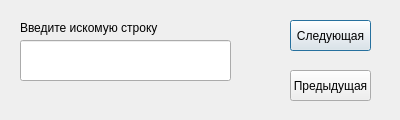
<?xml version="1.0" encoding="UTF-8"?>
<ui version="4.0">
 <class>SearchWidget</class>
 <widget class="QDialog" name="SearchWidget">
  <property name="geometry">
   <rect>
    <x>0</x>
    <y>0</y>
    <width>400</width>
    <height>120</height>
   </rect>
  </property>
  <property name="windowTitle">
   <string>Dialog</string>
  </property>
  <widget class="QPushButton" name="nextButton">
   <property name="geometry">
    <rect>
     <x>290</x>
     <y>20</y>
     <width>81</width>
     <height>31</height>
    </rect>
   </property>
   <property name="text">
    <string>Следующая</string>
   </property>
  </widget>
  <widget class="QPushButton" name="prevButton">
   <property name="geometry">
    <rect>
     <x>290</x>
     <y>70</y>
     <width>81</width>
     <height>31</height>
    </rect>
   </property>
   <property name="text">
    <string>Предыдущая</string>
   </property>
  </widget>
  <widget class="QLineEdit" name="StringToFind">
   <property name="geometry">
    <rect>
     <x>20</x>
     <y>40</y>
     <width>211</width>
     <height>41</height>
    </rect>
   </property>
  </widget>
  <widget class="QLabel" name="label">
   <property name="geometry">
    <rect>
     <x>20</x>
     <y>20</y>
     <width>191</width>
     <height>16</height>
    </rect>
   </property>
   <property name="text">
    <string>Введите искомую строку</string>
   </property>
  </widget>
 </widget>
 <resources/>
 <connections/>
</ui>
